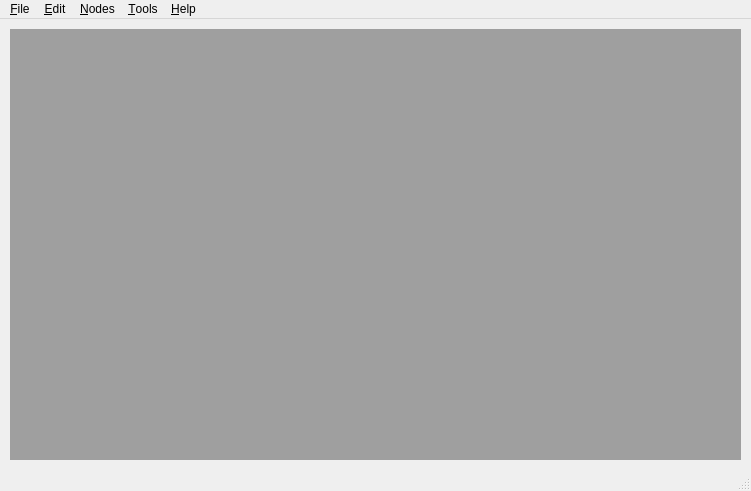
<?xml version="1.0" encoding="UTF-8"?>
<ui version="4.0">
 <class>JKGStudioClass</class>
 <widget class="QMainWindow" name="JKGStudioClass">
  <property name="geometry">
   <rect>
    <x>0</x>
    <y>0</y>
    <width>751</width>
    <height>491</height>
   </rect>
  </property>
  <property name="windowTitle">
   <string>JKG Studio</string>
  </property>
  <property name="windowIcon">
   <iconset resource="jkgstudio.qrc">
    <normaloff>:/icons/jkgicon.png</normaloff>:/icons/jkgicon.png</iconset>
  </property>
  <widget class="QWidget" name="centralWidget">
   <widget class="QMdiArea" name="mdiArea">
    <property name="geometry">
     <rect>
      <x>10</x>
      <y>10</y>
      <width>731</width>
      <height>431</height>
     </rect>
    </property>
    <property name="styleSheet">
     <string notr="true"/>
    </property>
    <property name="viewMode">
     <enum>QMdiArea::TabbedView</enum>
    </property>
    <property name="documentMode">
     <bool>true</bool>
    </property>
    <property name="tabShape">
     <enum>QTabWidget::Rounded</enum>
    </property>
   </widget>
  </widget>
  <widget class="QMenuBar" name="menuBar">
   <property name="geometry">
    <rect>
     <x>0</x>
     <y>0</y>
     <width>751</width>
     <height>21</height>
    </rect>
   </property>
   <widget class="QMenu" name="menuFile">
    <property name="title">
     <string>&amp;File</string>
    </property>
    <widget class="QMenu" name="menuNew">
     <property name="title">
      <string>New</string>
     </property>
     <addaction name="actionLua_script"/>
     <addaction name="separator"/>
     <addaction name="actionDialogue"/>
     <addaction name="actionQuest"/>
     <addaction name="separator"/>
     <addaction name="actionFont"/>
     <addaction name="separator"/>
     <addaction name="actionWeapon"/>
     <addaction name="actionItem"/>
     <addaction name="actionArmor"/>
     <addaction name="separator"/>
     <addaction name="actionHilt"/>
     <addaction name="actionLightsaberStyle"/>
     <addaction name="actionCrystal"/>
     <addaction name="separator"/>
    </widget>
    <addaction name="menuNew"/>
    <addaction name="actionOpen"/>
    <addaction name="actionSave"/>
    <addaction name="actionSave_As"/>
    <addaction name="separator"/>
    <addaction name="actionCompile"/>
    <addaction name="separator"/>
    <addaction name="actionQuit"/>
   </widget>
   <widget class="QMenu" name="menuEdit">
    <property name="title">
     <string>&amp;Edit</string>
    </property>
    <addaction name="actionUndo"/>
    <addaction name="actionRedo"/>
    <addaction name="separator"/>
    <addaction name="actionCut"/>
    <addaction name="actionCopy"/>
    <addaction name="actionPaste"/>
   </widget>
   <widget class="QMenu" name="menuAbout">
    <property name="title">
     <string>&amp;Help</string>
    </property>
    <addaction name="actionAbout_JKG_Studio"/>
   </widget>
   <widget class="QMenu" name="menuTools">
    <property name="title">
     <string>&amp;Tools</string>
    </property>
    <addaction name="actionPreferences"/>
   </widget>
   <widget class="QMenu" name="menuDlgNodes">
    <property name="title">
     <string>&amp;Nodes</string>
    </property>
    <addaction name="actionAddEntrypoint"/>
    <addaction name="actionAddSpeechNode"/>
    <addaction name="actionAddOptionNode"/>
    <addaction name="actionAddEndNode"/>
    <addaction name="separator"/>
    <addaction name="actionAddScriptNode"/>
    <addaction name="actionAddInterruptNode"/>
    <addaction name="separator"/>
    <addaction name="actionAddLinkNode"/>
    <addaction name="separator"/>
    <addaction name="actionAddDynOptionNode"/>
    <addaction name="actionAddTextEntryNode"/>
    <addaction name="actionAddCinematicNode"/>
    <addaction name="separator"/>
    <addaction name="actionRemoveNode"/>
   </widget>
   <addaction name="menuFile"/>
   <addaction name="menuEdit"/>
   <addaction name="menuDlgNodes"/>
   <addaction name="menuTools"/>
   <addaction name="menuAbout"/>
  </widget>
  <widget class="QStatusBar" name="statusBar"/>
  <action name="actionOpen">
   <property name="icon">
    <iconset resource="jkgstudio.qrc">
     <normaloff>:/icons/open.png</normaloff>:/icons/open.png</iconset>
   </property>
   <property name="text">
    <string>Open</string>
   </property>
   <property name="shortcut">
    <string>Ctrl+O</string>
   </property>
  </action>
  <action name="actionSave">
   <property name="icon">
    <iconset resource="jkgstudio.qrc">
     <normaloff>:/icons/save.png</normaloff>:/icons/save.png</iconset>
   </property>
   <property name="text">
    <string>Save</string>
   </property>
   <property name="shortcut">
    <string>Ctrl+S</string>
   </property>
  </action>
  <action name="actionSave_As">
   <property name="icon">
    <iconset resource="jkgstudio.qrc">
     <normaloff>:/icons/saveas.png</normaloff>:/icons/saveas.png</iconset>
   </property>
   <property name="text">
    <string>Save As...</string>
   </property>
  </action>
  <action name="actionCompile">
   <property name="icon">
    <iconset resource="jkgstudio.qrc">
     <normaloff>:/icons/compile.png</normaloff>:/icons/compile.png</iconset>
   </property>
   <property name="text">
    <string>Compile</string>
   </property>
  </action>
  <action name="actionQuit">
   <property name="text">
    <string>Quit</string>
   </property>
  </action>
  <action name="actionUndo">
   <property name="icon">
    <iconset resource="jkgstudio.qrc">
     <normaloff>:/icons/undo.png</normaloff>:/icons/undo.png</iconset>
   </property>
   <property name="text">
    <string>Undo</string>
   </property>
   <property name="shortcut">
    <string>Ctrl+Z</string>
   </property>
  </action>
  <action name="actionCut">
   <property name="icon">
    <iconset resource="jkgstudio.qrc">
     <normaloff>:/icons/cut.png</normaloff>:/icons/cut.png</iconset>
   </property>
   <property name="text">
    <string>Cut</string>
   </property>
   <property name="shortcut">
    <string>Ctrl+X</string>
   </property>
  </action>
  <action name="actionCopy">
   <property name="icon">
    <iconset resource="jkgstudio.qrc">
     <normaloff>:/icons/copy.png</normaloff>:/icons/copy.png</iconset>
   </property>
   <property name="text">
    <string>Copy</string>
   </property>
   <property name="shortcut">
    <string>Ctrl+C</string>
   </property>
  </action>
  <action name="actionPaste">
   <property name="icon">
    <iconset resource="jkgstudio.qrc">
     <normaloff>:/icons/paste.png</normaloff>:/icons/paste.png</iconset>
   </property>
   <property name="text">
    <string>Paste</string>
   </property>
   <property name="shortcut">
    <string>Ctrl+V</string>
   </property>
  </action>
  <action name="actionAbout_JKG_Studio">
   <property name="text">
    <string>About JKG Studio</string>
   </property>
  </action>
  <action name="actionAbout_Qt">
   <property name="text">
    <string>About Qt</string>
   </property>
  </action>
  <action name="actionLua_script">
   <property name="icon">
    <iconset resource="jkgstudio.qrc">
     <normaloff>:/icons/script-new.png</normaloff>:/icons/script-new.png</iconset>
   </property>
   <property name="text">
    <string>Lua script</string>
   </property>
  </action>
  <action name="actionDialogue">
   <property name="icon">
    <iconset resource="jkgstudio.qrc">
     <normaloff>:/icons/dialogue-new.png</normaloff>:/icons/dialogue-new.png</iconset>
   </property>
   <property name="text">
    <string>Dialogue</string>
   </property>
  </action>
  <action name="actionQuest">
   <property name="text">
    <string>Quest</string>
   </property>
  </action>
  <action name="actionFont">
   <property name="icon">
    <iconset resource="jkgstudio.qrc">
     <normaloff>:/icons/font-new.png</normaloff>:/icons/font-new.png</iconset>
   </property>
   <property name="text">
    <string>Font</string>
   </property>
  </action>
  <action name="actionRedo">
   <property name="icon">
    <iconset resource="jkgstudio.qrc">
     <normaloff>:/icons/redo.png</normaloff>:/icons/redo.png</iconset>
   </property>
   <property name="text">
    <string>Redo</string>
   </property>
   <property name="shortcut">
    <string>Ctrl+Y</string>
   </property>
  </action>
  <action name="actionClose">
   <property name="text">
    <string>Close</string>
   </property>
   <property name="shortcut">
    <string>Ctrl+F4</string>
   </property>
  </action>
  <action name="actionPreferences">
   <property name="text">
    <string>Preferences</string>
   </property>
  </action>
  <action name="actionAddEntrypoint">
   <property name="icon">
    <iconset resource="jkgstudio.qrc">
     <normaloff>:/icons/dlg/new/entrypoint.png</normaloff>:/icons/dlg/new/entrypoint.png</iconset>
   </property>
   <property name="text">
    <string>Add Entrypoint</string>
   </property>
  </action>
  <action name="actionAddSpeechNode">
   <property name="icon">
    <iconset resource="jkgstudio.qrc">
     <normaloff>:/icons/dlg/new/text.png</normaloff>:/icons/dlg/new/text.png</iconset>
   </property>
   <property name="text">
    <string>Add Speech Node</string>
   </property>
  </action>
  <action name="actionAddOptionNode">
   <property name="icon">
    <iconset resource="jkgstudio.qrc">
     <normaloff>:/icons/dlg/new/option.png</normaloff>:/icons/dlg/new/option.png</iconset>
   </property>
   <property name="text">
    <string>Add Option Node</string>
   </property>
  </action>
  <action name="actionAddDynOptionNode">
   <property name="icon">
    <iconset resource="jkgstudio.qrc">
     <normaloff>:/icons/dlg/new/dynoption.png</normaloff>:/icons/dlg/new/dynoption.png</iconset>
   </property>
   <property name="text">
    <string>Add Dynamic Options Node</string>
   </property>
  </action>
  <action name="actionAddLinkNode">
   <property name="icon">
    <iconset resource="jkgstudio.qrc">
     <normaloff>:/icons/dlg/new/link.png</normaloff>:/icons/dlg/new/link.png</iconset>
   </property>
   <property name="text">
    <string>Add Link Node</string>
   </property>
  </action>
  <action name="actionAddScriptNode">
   <property name="icon">
    <iconset resource="jkgstudio.qrc">
     <normaloff>:/icons/dlg/new/script.png</normaloff>:/icons/dlg/new/script.png</iconset>
   </property>
   <property name="text">
    <string>Add Script Node</string>
   </property>
  </action>
  <action name="actionAddInterruptNode">
   <property name="icon">
    <iconset resource="jkgstudio.qrc">
     <normaloff>:/icons/dlg/new/interrupt.png</normaloff>:/icons/dlg/new/interrupt.png</iconset>
   </property>
   <property name="text">
    <string>Add Interrupt Node</string>
   </property>
  </action>
  <action name="actionAddEndNode">
   <property name="icon">
    <iconset resource="jkgstudio.qrc">
     <normaloff>:/icons/dlg/new/end.png</normaloff>:/icons/dlg/new/end.png</iconset>
   </property>
   <property name="text">
    <string>Add End Node</string>
   </property>
  </action>
  <action name="actionAddTextEntryNode">
   <property name="icon">
    <iconset resource="jkgstudio.qrc">
     <normaloff>:/icons/dlg/new/textentry.png</normaloff>:/icons/dlg/new/textentry.png</iconset>
   </property>
   <property name="text">
    <string>Add Text Entry Node</string>
   </property>
  </action>
  <action name="actionAddCinematicNode">
   <property name="icon">
    <iconset resource="jkgstudio.qrc">
     <normaloff>:/icons/dlg/new/cinematic.png</normaloff>:/icons/dlg/new/cinematic.png</iconset>
   </property>
   <property name="text">
    <string>Add Cinematic Node</string>
   </property>
  </action>
  <action name="actionRemoveNode">
   <property name="icon">
    <iconset resource="jkgstudio.qrc">
     <normaloff>:/icons/dlg/node-delete.png</normaloff>:/icons/dlg/node-delete.png</iconset>
   </property>
   <property name="text">
    <string>Remove Node</string>
   </property>
   <property name="shortcut">
    <string>Del</string>
   </property>
  </action>
  <action name="actionWeapon">
   <property name="text">
    <string>Weapon</string>
   </property>
  </action>
  <action name="actionItem">
   <property name="icon">
    <iconset resource="jkgstudio.qrc">
     <normaloff>:/icons/Resources/Graphics/Icons/new-item.png</normaloff>:/icons/Resources/Graphics/Icons/new-item.png</iconset>
   </property>
   <property name="text">
    <string>Item</string>
   </property>
  </action>
  <action name="actionArmor">
   <property name="icon">
    <iconset resource="jkgstudio.qrc">
     <normaloff>:/icons/Resources/Graphics/Icons/new-armor.png</normaloff>:/icons/Resources/Graphics/Icons/new-armor.png</iconset>
   </property>
   <property name="text">
    <string>Armor</string>
   </property>
  </action>
  <action name="actionHilt">
   <property name="text">
    <string>Hilt</string>
   </property>
  </action>
  <action name="actionLightsaberStyle">
   <property name="text">
    <string>Lightsaber Style</string>
   </property>
   <property name="toolTip">
    <string>Lightsaber Style</string>
   </property>
  </action>
  <action name="actionCrystal">
   <property name="text">
    <string>Crystal</string>
   </property>
  </action>
 </widget>
 <layoutdefault spacing="6" margin="11"/>
 <resources>
  <include location="jkgstudio.qrc"/>
 </resources>
 <connections>
  <connection>
   <sender>actionOpen</sender>
   <signal>triggered()</signal>
   <receiver>JKGStudioClass</receiver>
   <slot>onOpen()</slot>
   <hints>
    <hint type="sourcelabel">
     <x>-1</x>
     <y>-1</y>
    </hint>
    <hint type="destinationlabel">
     <x>375</x>
     <y>245</y>
    </hint>
   </hints>
  </connection>
  <connection>
   <sender>actionSave</sender>
   <signal>triggered()</signal>
   <receiver>JKGStudioClass</receiver>
   <slot>onSave()</slot>
   <hints>
    <hint type="sourcelabel">
     <x>-1</x>
     <y>-1</y>
    </hint>
    <hint type="destinationlabel">
     <x>375</x>
     <y>245</y>
    </hint>
   </hints>
  </connection>
  <connection>
   <sender>actionSave_As</sender>
   <signal>triggered()</signal>
   <receiver>JKGStudioClass</receiver>
   <slot>onSaveAs()</slot>
   <hints>
    <hint type="sourcelabel">
     <x>-1</x>
     <y>-1</y>
    </hint>
    <hint type="destinationlabel">
     <x>375</x>
     <y>245</y>
    </hint>
   </hints>
  </connection>
  <connection>
   <sender>actionCompile</sender>
   <signal>triggered()</signal>
   <receiver>JKGStudioClass</receiver>
   <slot>onCompile()</slot>
   <hints>
    <hint type="sourcelabel">
     <x>-1</x>
     <y>-1</y>
    </hint>
    <hint type="destinationlabel">
     <x>375</x>
     <y>245</y>
    </hint>
   </hints>
  </connection>
  <connection>
   <sender>actionQuit</sender>
   <signal>triggered()</signal>
   <receiver>JKGStudioClass</receiver>
   <slot>onQuit()</slot>
   <hints>
    <hint type="sourcelabel">
     <x>-1</x>
     <y>-1</y>
    </hint>
    <hint type="destinationlabel">
     <x>375</x>
     <y>245</y>
    </hint>
   </hints>
  </connection>
  <connection>
   <sender>actionLua_script</sender>
   <signal>triggered()</signal>
   <receiver>JKGStudioClass</receiver>
   <slot>onNewScript()</slot>
   <hints>
    <hint type="sourcelabel">
     <x>-1</x>
     <y>-1</y>
    </hint>
    <hint type="destinationlabel">
     <x>375</x>
     <y>245</y>
    </hint>
   </hints>
  </connection>
  <connection>
   <sender>actionDialogue</sender>
   <signal>triggered()</signal>
   <receiver>JKGStudioClass</receiver>
   <slot>onNewDialogue()</slot>
   <hints>
    <hint type="sourcelabel">
     <x>-1</x>
     <y>-1</y>
    </hint>
    <hint type="destinationlabel">
     <x>375</x>
     <y>245</y>
    </hint>
   </hints>
  </connection>
  <connection>
   <sender>actionQuest</sender>
   <signal>triggered()</signal>
   <receiver>JKGStudioClass</receiver>
   <slot>onNewQuest()</slot>
   <hints>
    <hint type="sourcelabel">
     <x>-1</x>
     <y>-1</y>
    </hint>
    <hint type="destinationlabel">
     <x>375</x>
     <y>245</y>
    </hint>
   </hints>
  </connection>
  <connection>
   <sender>actionUndo</sender>
   <signal>triggered()</signal>
   <receiver>JKGStudioClass</receiver>
   <slot>onUndo()</slot>
   <hints>
    <hint type="sourcelabel">
     <x>-1</x>
     <y>-1</y>
    </hint>
    <hint type="destinationlabel">
     <x>375</x>
     <y>245</y>
    </hint>
   </hints>
  </connection>
  <connection>
   <sender>actionRedo</sender>
   <signal>triggered()</signal>
   <receiver>JKGStudioClass</receiver>
   <slot>onRedo()</slot>
   <hints>
    <hint type="sourcelabel">
     <x>-1</x>
     <y>-1</y>
    </hint>
    <hint type="destinationlabel">
     <x>375</x>
     <y>245</y>
    </hint>
   </hints>
  </connection>
  <connection>
   <sender>actionCut</sender>
   <signal>triggered()</signal>
   <receiver>JKGStudioClass</receiver>
   <slot>onCut()</slot>
   <hints>
    <hint type="sourcelabel">
     <x>-1</x>
     <y>-1</y>
    </hint>
    <hint type="destinationlabel">
     <x>375</x>
     <y>245</y>
    </hint>
   </hints>
  </connection>
  <connection>
   <sender>actionCopy</sender>
   <signal>triggered()</signal>
   <receiver>JKGStudioClass</receiver>
   <slot>onCopy()</slot>
   <hints>
    <hint type="sourcelabel">
     <x>-1</x>
     <y>-1</y>
    </hint>
    <hint type="destinationlabel">
     <x>375</x>
     <y>245</y>
    </hint>
   </hints>
  </connection>
  <connection>
   <sender>actionPaste</sender>
   <signal>triggered()</signal>
   <receiver>JKGStudioClass</receiver>
   <slot>onPaste()</slot>
   <hints>
    <hint type="sourcelabel">
     <x>-1</x>
     <y>-1</y>
    </hint>
    <hint type="destinationlabel">
     <x>375</x>
     <y>245</y>
    </hint>
   </hints>
  </connection>
  <connection>
   <sender>actionClose</sender>
   <signal>triggered()</signal>
   <receiver>JKGStudioClass</receiver>
   <slot>onClose()</slot>
   <hints>
    <hint type="sourcelabel">
     <x>-1</x>
     <y>-1</y>
    </hint>
    <hint type="destinationlabel">
     <x>375</x>
     <y>245</y>
    </hint>
   </hints>
  </connection>
  <connection>
   <sender>mdiArea</sender>
   <signal>subWindowActivated(QMdiSubWindow*)</signal>
   <receiver>JKGStudioClass</receiver>
   <slot>onSubWindowActivated()</slot>
   <hints>
    <hint type="sourcelabel">
     <x>375</x>
     <y>246</y>
    </hint>
    <hint type="destinationlabel">
     <x>375</x>
     <y>245</y>
    </hint>
   </hints>
  </connection>
  <connection>
   <sender>actionFont</sender>
   <signal>triggered()</signal>
   <receiver>JKGStudioClass</receiver>
   <slot>onNewFont()</slot>
   <hints>
    <hint type="sourcelabel">
     <x>-1</x>
     <y>-1</y>
    </hint>
    <hint type="destinationlabel">
     <x>375</x>
     <y>245</y>
    </hint>
   </hints>
  </connection>
  <connection>
   <sender>actionArmor</sender>
   <signal>triggered()</signal>
   <receiver>JKGStudioClass</receiver>
   <slot>onNewArmor()</slot>
   <hints>
    <hint type="sourcelabel">
     <x>-1</x>
     <y>-1</y>
    </hint>
    <hint type="destinationlabel">
     <x>375</x>
     <y>245</y>
    </hint>
   </hints>
  </connection>
  <connection>
   <sender>actionWeapon</sender>
   <signal>triggered()</signal>
   <receiver>JKGStudioClass</receiver>
   <slot>onNewWeapon()</slot>
   <hints>
    <hint type="sourcelabel">
     <x>-1</x>
     <y>-1</y>
    </hint>
    <hint type="destinationlabel">
     <x>375</x>
     <y>245</y>
    </hint>
   </hints>
  </connection>
  <connection>
   <sender>actionCrystal</sender>
   <signal>triggered()</signal>
   <receiver>JKGStudioClass</receiver>
   <slot>onNewCrystal()</slot>
   <hints>
    <hint type="sourcelabel">
     <x>-1</x>
     <y>-1</y>
    </hint>
    <hint type="destinationlabel">
     <x>375</x>
     <y>245</y>
    </hint>
   </hints>
  </connection>
  <connection>
   <sender>actionHilt</sender>
   <signal>triggered()</signal>
   <receiver>JKGStudioClass</receiver>
   <slot>onNewHilt()</slot>
   <hints>
    <hint type="sourcelabel">
     <x>-1</x>
     <y>-1</y>
    </hint>
    <hint type="destinationlabel">
     <x>375</x>
     <y>245</y>
    </hint>
   </hints>
  </connection>
  <connection>
   <sender>actionLightsaberStyle</sender>
   <signal>triggered()</signal>
   <receiver>JKGStudioClass</receiver>
   <slot>onNewStyle()</slot>
   <hints>
    <hint type="sourcelabel">
     <x>-1</x>
     <y>-1</y>
    </hint>
    <hint type="destinationlabel">
     <x>375</x>
     <y>245</y>
    </hint>
   </hints>
  </connection>
  <connection>
   <sender>actionItem</sender>
   <signal>triggered()</signal>
   <receiver>JKGStudioClass</receiver>
   <slot>onNewItem()</slot>
   <hints>
    <hint type="sourcelabel">
     <x>-1</x>
     <y>-1</y>
    </hint>
    <hint type="destinationlabel">
     <x>375</x>
     <y>245</y>
    </hint>
   </hints>
  </connection>
 </connections>
 <slots>
  <slot>onOpen()</slot>
  <slot>onSave()</slot>
  <slot>onSaveAs()</slot>
  <slot>onCompile()</slot>
  <slot>onQuit()</slot>
  <slot>onNewScript()</slot>
  <slot>onNewDialogue()</slot>
  <slot>onNewQuest()</slot>
  <slot>onUndo()</slot>
  <slot>onRedo()</slot>
  <slot>onCut()</slot>
  <slot>onCopy()</slot>
  <slot>onPaste()</slot>
  <slot>onClose()</slot>
  <slot>onSubWindowActivated()</slot>
  <slot>onNewItem()</slot>
  <slot>onNewWeapon()</slot>
  <slot>onNewArmor()</slot>
  <slot>onNewHilt()</slot>
  <slot>onNewStyle()</slot>
  <slot>onNewCrystal()</slot>
  <slot>onNewFont()</slot>
 </slots>
</ui>
